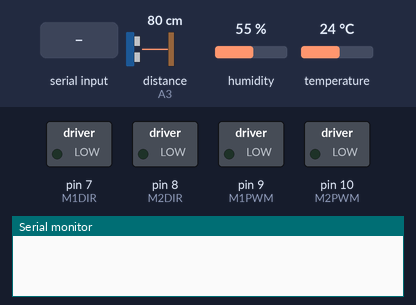
The program below on a simulated Arduino Uno, built with avr-gcc and run on an emulated ATmega328P. Parts: switched loads named in the program (green lamp = pin HIGH), the last lines printed to the serial monitor. Wiring (inferred from the names in the program): ultrasonic range finder: trigger A4; echo A3. The inputs (shaded band) are chosen by the test bench; at power-on: distance to the obstacle (sensor on A3) 80 cm, humidity 55 %, temperature 24 °C. The echo pulse lasts 58.3 µs per cm; pins used as bus, display or sensor lines are not drawn.

Above: at 1.2 s.
1.3 s: "forward\n" received over the second serial link
At 2.7 s:
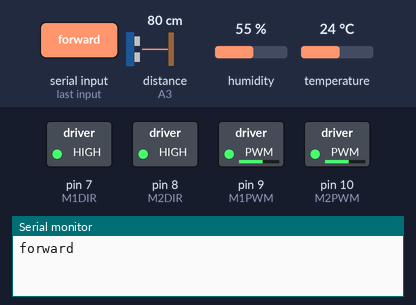
3.0 s: "backward\n" received over the second serial link
At 3.4 s:
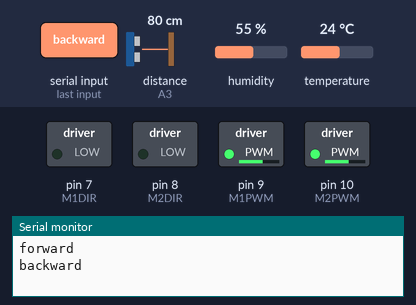
4.5 s: "right\n" received over the second serial link
At 5.7 s:
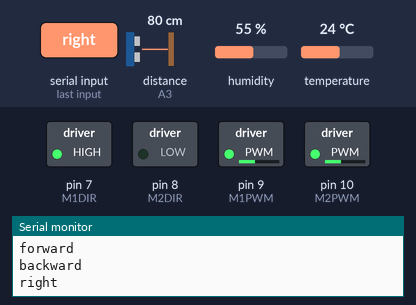
6.0 s: "left\n" received over the second serial link
At 7.2 s:
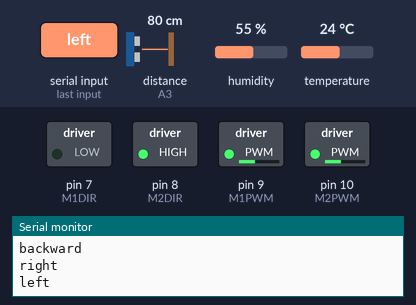
7.5 s: "stop\n" received over the second serial link
At 8.0 s:
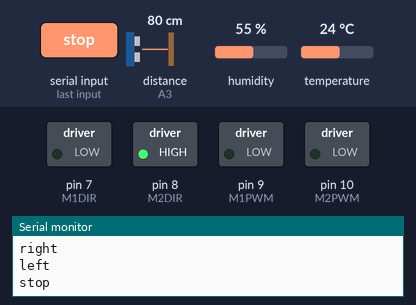
Timing chart, 0 to 10.0 s (numbered marks = the images above; inputs shaded):
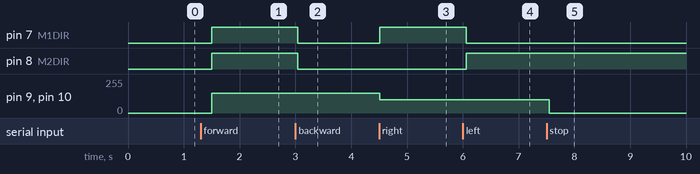

Measured:
- after the input at 1.3 s, pin 7 (M1DIR), pin 8 (M2DIR): LOW → HIGH after 0.20 s; pin 9 (M1PWM), pin 10 (M2PWM): 0/255 → 150/255 after 0.20 s
- after the input at 3.0 s, pin 7 (M1DIR), pin 8 (M2DIR): HIGH → LOW after 0.05 s
- after the input at 4.5 s, pin 7 (M1DIR): LOW → HIGH at once; pin 9 (M1PWM), pin 10 (M2PWM): 150/255 → 100/255 at once
- after the input at 6.0 s, pin 7 (M1DIR): HIGH → LOW after 0.06 s; pin 8 (M2DIR): LOW → HIGH after 0.06 s
- after the input at 7.5 s, pin 9 (M1PWM), pin 10 (M2PWM): 100/255 → 0/255 after 0.05 s

The program:

main.cpp
```cpp
#include <Arduino.h>
#include <Arduino_FreeRTOS.h>
#include <semphr.h>
#include <SoftwareSerial.h>
#include "DHT.h"

// Distance sensor
#define trigPin A4
#define echoPin A3

// Humidity sensor
#define DHT11_PIN A5

// Right motor
#define M1PWM 9
#define M1DIR 7

// Left Motor
#define M2PWM 10
#define M2DIR 8

// Motors speed
#define speed 150
#define turnSpeed 100

// Tasks for robot's modules
void TaskHCSR4(void *pvParameters);
void TaskXM15(void *pvParameters);
void TaskDHT11(void *pvParameters);
void TaskMotors(void *pvParameters);

// Objects for semaphore, bluetooth module and dht11 sensor
SemaphoreHandle_t xSemaphore;
SoftwareSerial BTSerial(2, 3); // RX, TX
DHT dht;

// Functions to control directions of motors
void goForward();
void goBackward();
void turnRight();
void turnLeft();
void stopMotors();

// Function getting distance from HC-SR04 sensor
int getDistance();

// Variables for sensors
volatile byte hcsr04_sampling = 5; // frequency of detection in Hz
volatile int obstacleDistance = 0;
volatile int temperature = 0;
volatile int humidity = 0;
volatile int minPeriod = dht.getMinimumSamplingPeriod();

String command = "";
String previousCommand = "";

void setup()
{
  // Initialize communication and configure pins
  Serial.begin(9600);
  BTSerial.begin(9600);

  pinMode(trigPin, OUTPUT);
  pinMode(echoPin, INPUT);
  pinMode(M1PWM, OUTPUT);
  pinMode(M1DIR, OUTPUT);
  pinMode(M2PWM, OUTPUT);
  pinMode(M2DIR, OUTPUT);

  dht.setup(DHT11_PIN);

  if (xSemaphore == NULL)
  {
    xSemaphore = xSemaphoreCreateMutex();
    if ((xSemaphore) != NULL)
      xSemaphoreGive((xSemaphore));
  }

  xTaskCreate(
      TaskHCSR4, "GetObstacleDistance", 128, NULL, 2, NULL);

  xTaskCreate(
      TaskXM15, "GetBluetoothCommand", 128, NULL, 2, NULL);

  xTaskCreate(
      TaskDHT11, "GetTemperatureHumidity", 128, NULL, 2, NULL);

  xTaskCreate(
      TaskMotors, "ControlMotors", 128, NULL, 2, NULL);
}

void loop()
{
}

void TaskHCSR4(void *pvParameters)
{
  (void)pvParameters;

  for (;;)
  {
    if (xSemaphoreTake(xSemaphore, (TickType_t)5) == pdTRUE)
    {
      obstacleDistance = getDistance();
      // Serial.print(obstacleDistance); // debug only
      // Serial.println(" cm");          // debug only
      xSemaphoreGive(xSemaphore);
      vTaskDelay(((1 / hcsr04_sampling) * 1000) / portTICK_PERIOD_MS);
    }
  }
}

void TaskXM15(void *pvParameters)
{
  (void)pvParameters;

  for (;;)
  {
    if (xSemaphoreTake(xSemaphore, (TickType_t)5) == pdTRUE)
    {
      if (BTSerial.available())
      {
        command = BTSerial.readStringUntil('\n');
        command.trim();
        Serial.println(command); // debug only

        if (command == "data")
        {
          BTSerial.print("Distance: ");
          BTSerial.println(obstacleDistance);
          BTSerial.print("Humidity: ");
          BTSerial.println(humidity);
          BTSerial.print("Temperature: ");
          BTSerial.println(temperature);
        }
      }
      xSemaphoreGive(xSemaphore);
    }
  }
}

void TaskDHT11(void *pvParameters)
{
  (void)pvParameters;

  for (;;)
  {
    if (xSemaphoreTake(xSemaphore, (TickType_t)5) == pdTRUE)
    {
      humidity = dht.getHumidity();
      temperature = dht.getTemperature();

      // if (dht.getStatusString() == "OK") // debug only
      // {                                  //
      //   Serial.print(humidity);          //
      //   Serial.print("%RH | ");          //
      //   Serial.print(temperature);       //
      //   Serial.println("*C");            //
      // } //
      xSemaphoreGive(xSemaphore);
      vTaskDelay(minPeriod / portTICK_PERIOD_MS);
    }
  }
}

void TaskMotors(void *pvParameters)
{
  (void)pvParameters;

  for (;;)
  {
    if (xSemaphoreTake(xSemaphore, (TickType_t)5) == pdTRUE)
    {
      if (command != previousCommand)
      {
        // Serial.println(command); // debug only
        if (command == "forward")
        {
          stopMotors();
          goForward();
        }
        else if (command == "backward")
        {
          stopMotors();
          goBackward();
        }
        else if (command == "right")
        {
          stopMotors();
          turnRight();
        }
        else if (command == "left")
        {
          stopMotors();
          turnLeft();
        }
        else if (command == "stop")
        {
          stopMotors();
        }
      }
      previousCommand = command;
      xSemaphoreGive(xSemaphore);
    }
  }
}

void goForward()
{
  digitalWrite(M1DIR, HIGH);
  digitalWrite(M2DIR, HIGH);
  analogWrite(M1PWM, speed);
  analogWrite(M2PWM, speed);
}

void goBackward()
{
  digitalWrite(M1DIR, LOW);
  digitalWrite(M2DIR, LOW);
  analogWrite(M1PWM, speed);
  analogWrite(M2PWM, speed);
}

void turnRight()
{
  digitalWrite(M1DIR, HIGH);
  digitalWrite(M2DIR, LOW);
  analogWrite(M1PWM, turnSpeed);
  analogWrite(M2PWM, turnSpeed);
}

void turnLeft()
{
  digitalWrite(M1DIR, LOW);
  digitalWrite(M2DIR, HIGH);
  analogWrite(M1PWM, turnSpeed);
  analogWrite(M2PWM, turnSpeed);
}

void stopMotors()
{
  analogWrite(M1PWM, 0);
  analogWrite(M2PWM, 0);
}

int getDistance()
{
  long time, distance;

  digitalWrite(trigPin, LOW);
  delayMicroseconds(2);
  digitalWrite(trigPin, HIGH);
  delayMicroseconds(10);
  digitalWrite(trigPin, LOW);

  time = pulseIn(echoPin, HIGH);
  distance = time / 58;

  return distance;
}
```
